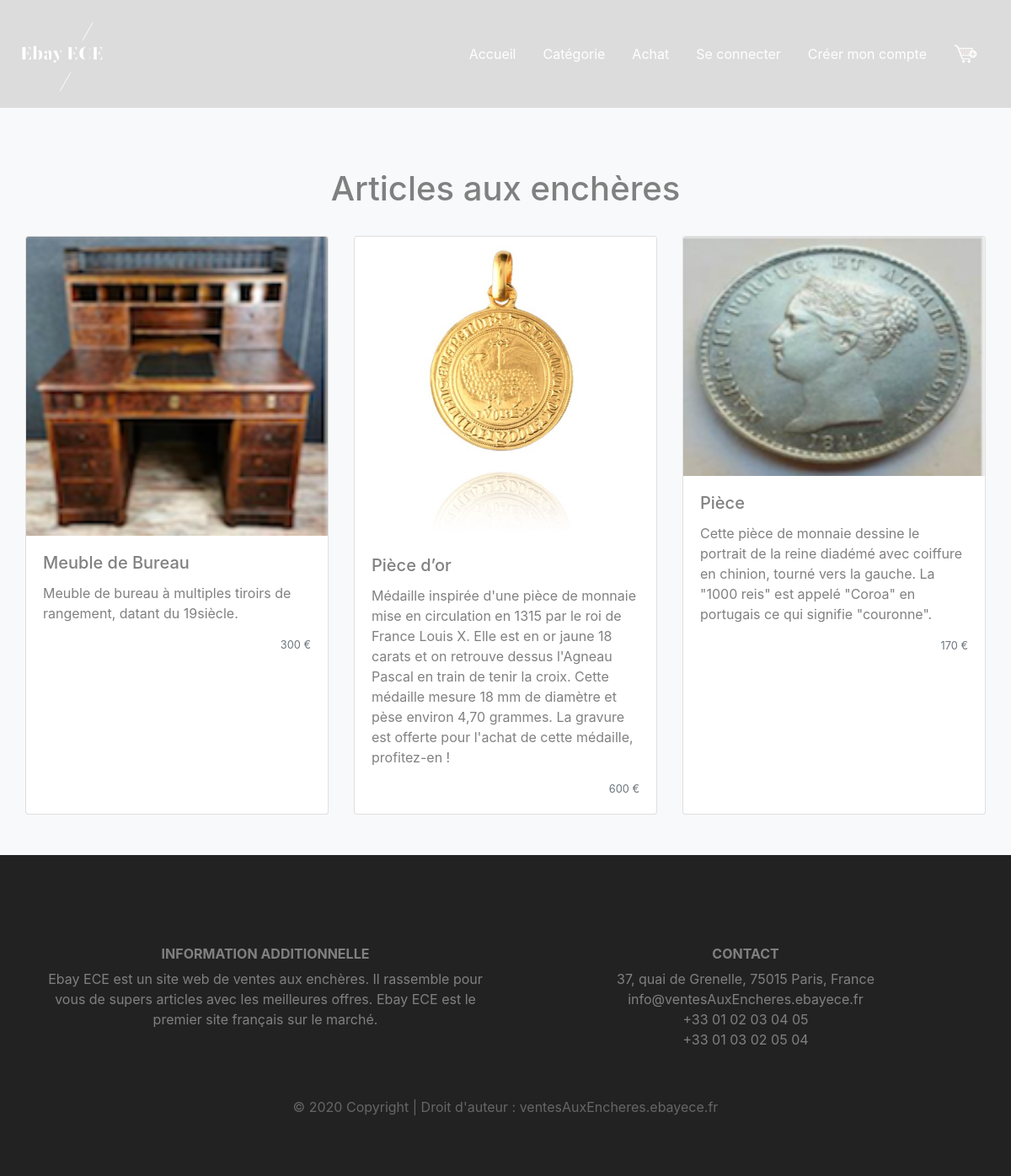
/enchere.php, run on the app's committed database.
### tables this page shows
CREATE TABLE `item` (
  `id_item` int(11) NOT NULL,
  `id_client` int(11) DEFAULT NULL,
  `id_vendeur` int(11) DEFAULT NULL,
  `id_admin` int(11) DEFAULT NULL,
  `id` int(11) NOT NULL,
  `nom` varchar(100) NOT NULL,
  `description` text NOT NULL,
  `prix` int(11) NOT NULL,
  `photo` varchar(255) NOT NULL,
  `attribut` varchar(11) NOT NULL
);

### enchere.php (the view, shortened to what this page needs)
<?php
$bdd = new PDO('mysql:host=localhost;dbname=ebay;charset=utf8', 'root', 'root');
$req = $bdd->query('SELECT * FROM item WHERE prix = 300 OR prix = 600 OR prix = 170');
$values = $req->fetchAll(PDO::FETCH_ASSOC);
?>
<html>
<head>
  <link rel="stylesheet" href="https://stackpath.bootstrapcdn.com/bootstrap/4.1.3/css/bootstrap.min.css">
  <link rel="stylesheet" type="text/css" href="./style/styles.css">
  <link rel="stylesheet" type="text/css" href="./style/footer.css">
</head>
<body>
  <?php
  require('./inc/menu_acheteur.php');
?>
  <div class="album py-5 bg-light">
    <div class="container">
      <br><h1>Articles aux enchères</h1><br>
      <div class="row">
        <div class="card-deck">
        <?php foreach ($values as $item) { ?>
          <div class="card">
            <img class="card-img-top" src="<?= $item['photo']; ?>" alt="<?= $item['photo']; ?>">
            <div class="card-body">
              <h5 class="card-title"><?= $item['nom']; ?></h5>
              <p class="card1-text"><?= $item['description']; ?></p>
              <p class="card-text"><small class="text-muted"><?= $item['prix']; ?> €</small></p>
            </div>
          </div>
     <?php } ?>
        </div>
      </div>
    </div>
  </div>
  <?php
  include('./inc/footer.php');
?>
</body>
</html>

### style/styles.css (style rules this page uses)
body { padding: 0px; margin: 0px; background: #FFFAFA; display: initial; }
.container { text-align: center; color: grey; font-size: 1rem; line-height: 1.5; }
.card-body { text-align: left; }
.card-text { text-align: right; }

### data on the page
item: photo (picture), nom "Meuble de Bureau", description "Meuble de bureau à multiples tiroirs de rangement, datant du 19siècle.", prix "300"
item: photo (picture), nom "Pièce d’or", description "Médaille inspirée d'une pièce de monnaie mise en circulation en 1315 par le roi de France Louis X. Elle est en or jaune 18 carats et on retrouve dessus l'Agneau Pascal en train de tenir la croix. Cette médaille mesure 18 mm de diamètre et pèse environ 4,70 grammes. La gravure est offerte pour l'achat de cette médaille, profitez-en !", prix "600"
item: photo (picture), nom "Pièce", description "Cette pièce de monnaie dessine le portrait de la reine diadémé avec coiffure en chinion, tourné vers la gauche. La \"1000 reis\" est appelé \"Coroa\" en portugais ce qui signifie \"couronne\".", prix "170"
